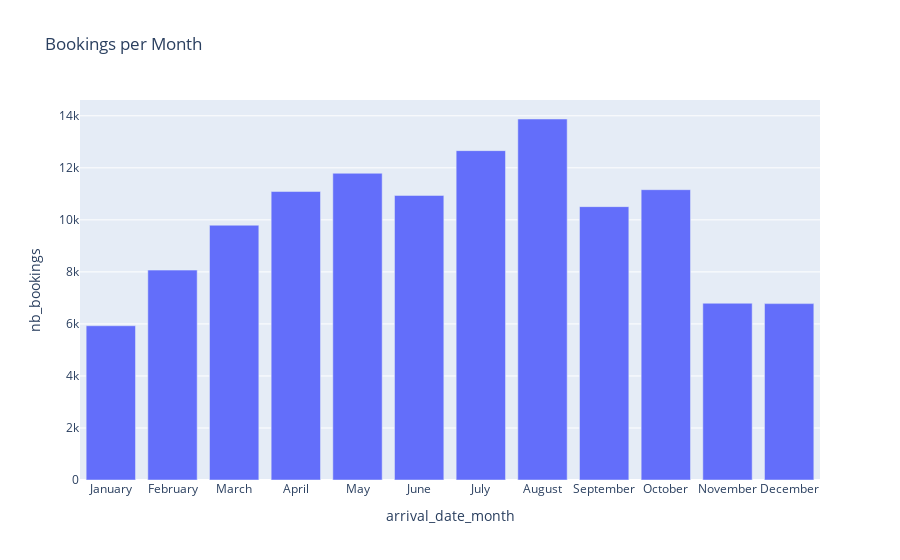

The code cell stored with this chart in its notebook:
### Markdown cell above
As a quick exploration, let us look at the number of bookings by month.

### Code cell
bookings_by_month = hotel_bookings.groupby('arrival_date_month', as_index=False)[['hotel']].count().rename(columns={"hotel": "nb_bookings"})
                                                                                                                    
months = ['January', 'February', 'March', 'April', 'May', 'June', 'July', 'August', 'September', 'October', 'November', 'December'] 
fig = px.bar(
    bookings_by_month, 
    x='arrival_date_month', 
    y='nb_bookings', 
    title=f'Bookings per Month', 
    category_orders={"arrival_date_month": months})

fig.show(config={"displayModeBar": False})

### Figure 1 — Plotly figure (JSON) as saved in the notebook; plotly's stock layout.template omitted (floating-point values rounded to 4 significant figures)
{"data": [{"alignmentgroup": "True", "hovertemplate": "arrival_date_month=%{x}<br>nb_bookings=%{y}<extra></extra>", "legendgroup": "", "marker": {"color": "#636efa", "pattern": {"shape": ""}}, "name": "", "offsetgroup": "", "orientation": "v", "showlegend": false, "textposition": "auto", "x": ["April", "August", "December", "February", "January", "July", "June", "March", "May", "November", "October", "September"], "xaxis": "x", "y": [11089, 13877, 6780, 8068, 5929, 12661, 10939, 9794, 11791, 6794, 11160, 10508], "yaxis": "y", "type": "bar"}], "layout": {"xaxis": {"anchor": "y", "domain": [0, 1], "title": {"text": "arrival_date_month"}, "categoryorder": "array", "categoryarray": ["January", "February", "March", "April", "May", "June", "July", "August", "September", "October", "November", "December"]}, "yaxis": {"anchor": "x", "domain": [0, 1], "title": {"text": "nb_bookings"}}, "legend": {"tracegroupgap": 0}, "title": {"text": "Bookings per Month"}, "barmode": "relative"}}
